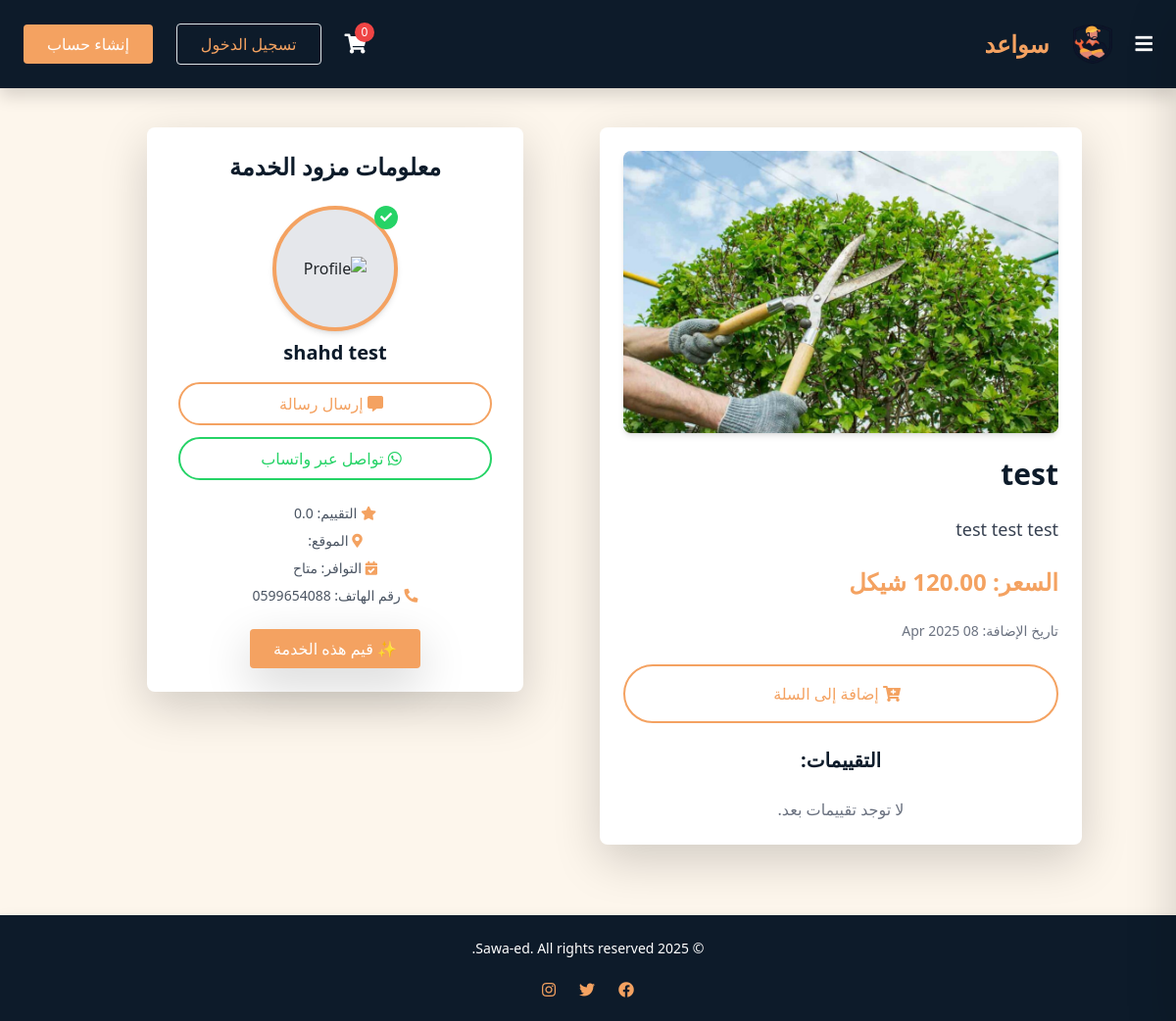
The app's page /service/2/5/, older data.
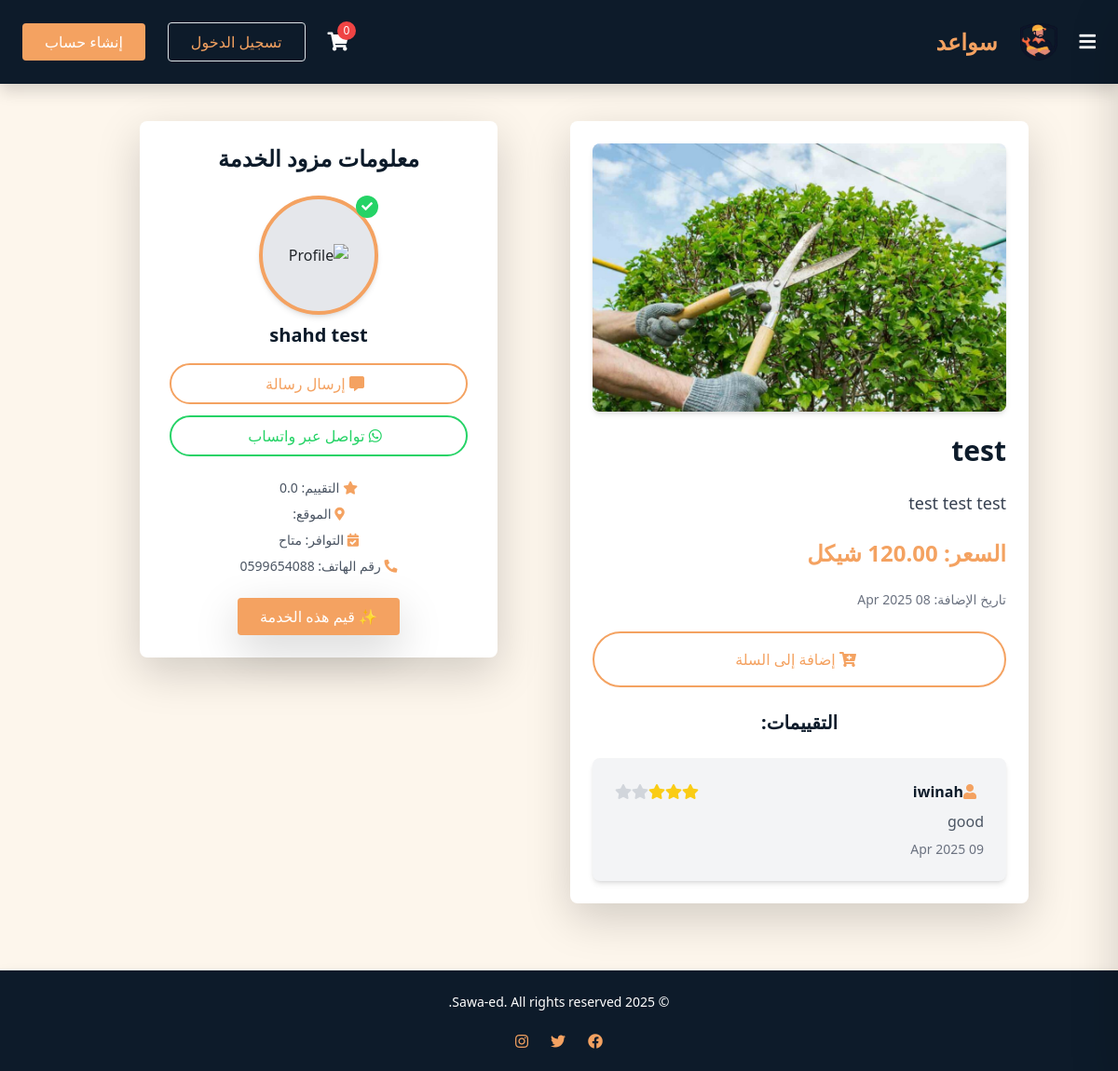
The same page, newer data.
### Sawaed_app/models.py (models this page shows, shortened)
class Review(models.Model):
    client = models.ForeignKey(
        settings.AUTH_USER_MODEL,
        on_delete=models.CASCADE,
        related_name='client_reviews'
    )
    service = models.ForeignKey(ServiceListing, on_delete=models.CASCADE)
    rating = models.IntegerField()
    comment = models.TextField()
    created_at = models.DateTimeField(auto_now_add=True)
    updated_at = models.DateTimeField(auto_now=True)

class CustomUser(AbstractUser):
    class UserType(models.TextChoices):
        CLIENT = 'client', _('عميل')
        HANDYMAN = 'handyman', _('عامل يدوي') #the name in arabic will be edited later
    user_type = models.CharField(
        max_length=50,
        choices=UserType.choices,
        default=UserType.CLIENT
    )
    phone_regex = RegexValidator(
        regex=r'^\+?1?\d{9,15}$', #a validation on the phone number because its customed
        message="Phone number must be in the format: '+999999999'. Up to 15 digits allowed."
    )
    image = models.ImageField(upload_to='profile_pics/',default='default_profile.jpeg' ,null=True, blank=True)
    phone_number = models.CharField(validators=[phone_regex], max_length=15, unique=True, null=True, blank=True)
    email = models.EmailField(unique=True)
    bio = models.CharField(max_length=500, blank=True, null=True)
    experience = models.TextField(blank=True, null=True)
    field_of_expertise=models.TextField(blank=True, null=True)
    REQUIRED_FIELDS = ['email']
    USERNAME_FIELD = 'username'  # we could change it to email later in the project

### Sawaed_app/views.py (the view)
# urls.py: path('service/<int:service_id>/<int:user_id>/', views.service_detail, name='service_detail'),
def service_detail(request, service_id,user_id):
    service =ServiceListing.objects.get(id=service_id)
    handyman = HandymanProfile.objects.get(user=service.handyman)
    user=CustomUser.objects.get(id=user_id)
    context = {
        'service': service,
        'handyman': handyman,
        'recipient': user
    }
    return render(request, 'service_details.html', context)

### Sawaed_app/templates/service_details.html (shortened to what the changed rows need)
<head>
    <link href="https://cdnjs.cloudflare.com/ajax/libs/font-awesome/5.15.4/css/all.min.css" rel="stylesheet">
</head>
{% extends 'index.html' %}
{% block content %}
{% load static %}
<div class="container mx-auto p-2">
    <div class="max-w-6xl mx-auto grid grid-cols-1 lg:grid-cols-2 gap-4 items-start justify-center">
        <div class="bg-white shadow-lg rounded-lg p-6 w-full max-w-lg mx-auto">
            <h2 class="text-3xl font-semibold text-[#0d1b2a] mb-4">{{ service.name }}</h2>
            <div class="mt-6">
                <h2 class="text-xl font-semibold text-[#0d1b2a] mb-4 text-center">التقييمات:</h2>
                <ul class="space-y-4">
                    {% for review in service.review_set.all %}
                        <li class="bg-gray-100 p-4 rounded-lg shadow-md">
                            <div class="flex items-center justify-between">
                                <div class="flex items-center">
                                    <i class="fas fa-user text-[#f4a261] mr-2"></i>
                                    <strong class="text-[#0d1b2a]">{{ review.client.username }}</strong>
                                </div>
                                <div class="flex items-center">
                                    {% for i in "12345" %}
                                        {% if forloop.counter <= review.rating %}
                                            <i class="fas fa-star text-yellow-400"></i>
                                        {% else %}
                                            <i class="fas fa-star text-gray-300"></i>
                                        {% endif %}
                                    {% endfor %}
                                </div>
                            </div>
                            <p class="text-gray-600 mt-2">{{ review.comment }}</p>
                            <p class="text-sm text-gray-500 mt-2">{{ review.created_at|date:"d M Y" }}</p>
                        </li>
                    {% empty %}
                        <li class="text-center text-gray-500">لا توجد تقييمات بعد.</li>
                    {% endfor %}
                </ul>
            </div>
        </div>
    </div>
</div>
{% endblock %}

Row changes from the older to the newer data that the page shows:
added Review: client.username "iwinah", rating 3 (drawn), comment "good", created_at "09 Apr 2025"
Text that changed along with them:
text no longer shown: "لا توجد تقييمات بعد."
